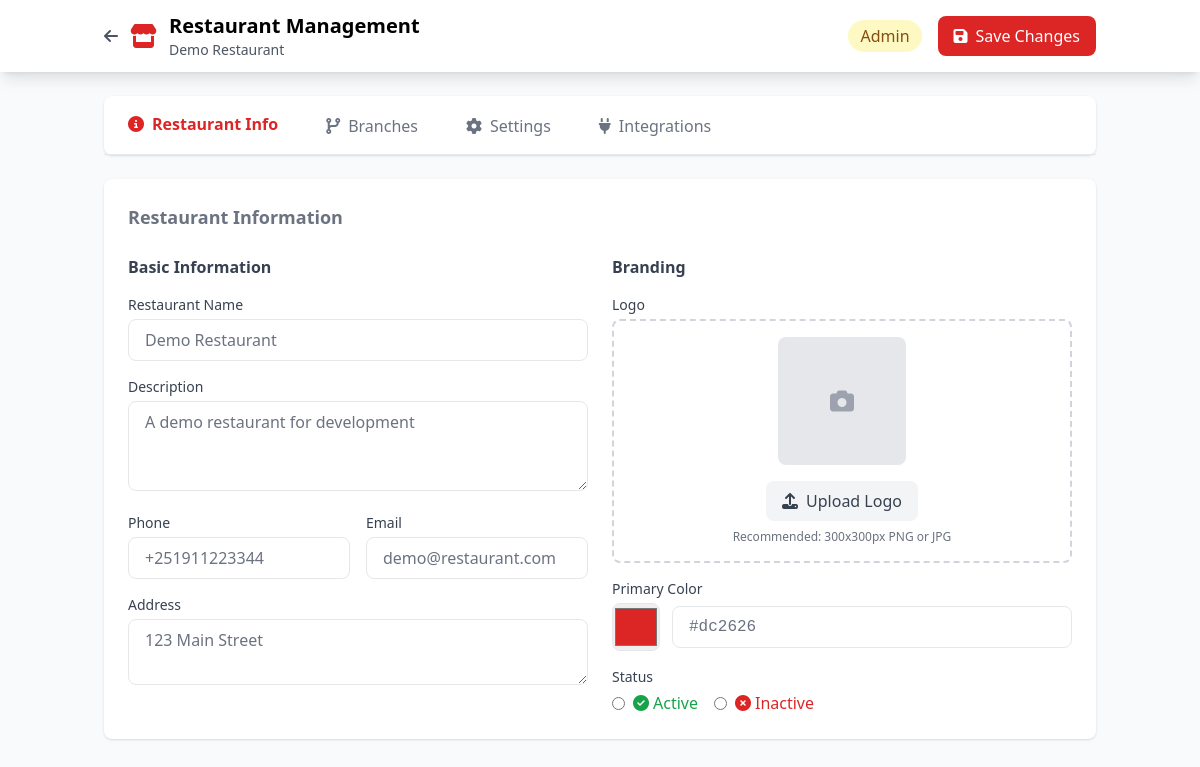
Page /restaurant-admin/restaurant/ (signed in) on the committed database.
### restaurants/models.py (models this page shows, shortened)
class Restaurant(models.Model):
    name = models.CharField(max_length=255)
    description = models.TextField(blank=True)
    logo = models.ImageField(
        upload_to='restaurant_logos/', blank=True, null=True)
    address = models.TextField(blank=True)
    phone = models.CharField(max_length=20, blank=True)
    email = models.EmailField(blank=True)
    config_json = models.JSONField(default=dict, blank=True)
    is_active = models.BooleanField(default=True)
    created_at = models.DateTimeField(auto_now_add=True)
    updated_at = models.DateTimeField(auto_now=True)
    class Meta:
        ordering = ['name']

### accounts/models.py (models this page shows, shortened)
class CustomUser(AbstractUser):
    ROLE_CHOICES = [
        ('admin', 'Admin'),
        ('manager', 'Manager'),
        ('chef', 'Chef'),
        ('waiter', 'Waiter'),
        ('cashier', 'Cashier'),
    ]
    MANAGER_SCOPE_CHOICES = [
        ('branch', 'Single Branch'),
        ('selected', 'Selected Branches'),
        ('restaurant', 'All Restaurant Branches'),
    ]
    role = models.CharField(
        max_length=20, choices=ROLE_CHOICES, default='waiter')
    manager_scope = models.CharField(
        max_length=20,
        choices=MANAGER_SCOPE_CHOICES,
        default='branch',
        blank=True,
        help_text="Data access scope for managers"
    )
    restaurant = models.ForeignKey(
        Restaurant,
        on_delete=models.SET_NULL,
        null=True,
        blank=True,
        related_name='staff'
    )
    branch = models.ForeignKey(
        Branch,
        on_delete=models.SET_NULL,
        null=True,
        blank=True,
        related_name='staff'
    )
    managed_branches = models.ManyToManyField(
        Branch,
        blank=True,
        related_name='assigned_managers',
        help_text="Branches this manager can access (for 'selected' scope)"
    )
    phone = models.CharField(max_length=20, blank=True)
    profile_image = models.ImageField(
        upload_to='profiles/', blank=True, null=True)
    is_active = models.BooleanField(default=True)
    created_at = models.DateTimeField(auto_now_add=True)
    updated_at = models.DateTimeField(auto_now=True)
    class Meta:
        ordering = ['-created_at']

### admin_panel/views.py (the view)
# urls.py: path('restaurant/', views.admin_restaurant_management, name='admin-restaurant'),
@login_required
def admin_restaurant_management(request):
    user = request.user
    if user.role not in ['admin', 'manager']:
        return redirect('waiter-dashboard')
    restaurant = None
    if user.restaurant:
        restaurant = user.restaurant
    elif user.role == 'admin':
        restaurant = Restaurant.objects.first()
    branches = Branch.objects.filter(
        restaurant=restaurant) if restaurant else []
    context = {
        'user': user,
        'restaurant': restaurant,
        'branches': branches,
        'user_role': user.role,
        'days_of_week': ['Monday', 'Tuesday', 'Wednesday', 'Thursday', 'Friday', 'Saturday', 'Sunday'],
    }
    return render(request, 'admin_panel/restaurant_management.html', context)

### admin_panel/templates/admin_panel/restaurant_management.html (shortened to what this page needs)
<!DOCTYPE html>
<html lang="en">
  <head>
    <script src="https://cdn.tailwindcss.com"></script>
    <link
      rel="stylesheet"
      href="https://cdnjs.cloudflare.com/ajax/libs/font-awesome/6.4.0/css/all.min.css"
    />
  </head>
  <body class="bg-gray-50">
    <nav class="bg-white shadow-lg">
      <div class="container mx-auto px-4 py-3">
        <div class="flex justify-between items-center">
          <div class="flex items-center space-x-3">
            <a
              href="{% url 'admin-dashboard' %}"
              class="text-gray-600 hover:text-red-600"
            >
              <i class="fas fa-arrow-left"></i>
            </a>
            <i class="fas fa-store text-2xl text-red-600"></i>
            <div>
              <h1 class="text-xl font-bold">Restaurant Management</h1>
              <p class="text-sm text-gray-600">
                {{ restaurant.name|default:"No Restaurant" }}
              </p>
            </div>
          </div>
          <div class="flex items-center space-x-4">
            <span class="bg-yellow-100 text-yellow-800 px-3 py-1 rounded-full"
              >{{ user_role|title }}</span
            >
            <button
              onclick="saveAllChanges()"
              class="bg-red-600 text-white px-4 py-2 rounded-lg hover:bg-red-700"
            >
              <i class="fas fa-save mr-2"></i>Save Changes
            </button>
          </div>
        </div>
      </div>
    </nav>
    <div class="container mx-auto px-4 py-6">
      <div class="bg-white rounded-lg shadow mb-6">
        <div class="border-b">
          <nav class="flex -mb-px">
            <button
              id="tab-info"
              onclick="switchTab('info')"
              class="tab-active py-4 px-6 text-center border-transparent"
            >
              <i class="fas fa-info-circle mr-2"></i>Restaurant Info
            </button>
            <button
              id="tab-branches"
              onclick="switchTab('branches')"
              class="py-4 px-6 text-center border-transparent text-gray-500 hover:text-gray-700"
            >
              <i class="fas fa-code-branch mr-2"></i>Branches
            </button>
            <button
              id="tab-settings"
              onclick="switchTab('settings')"
              class="py-4 px-6 text-center border-transparent text-gray-500 hover:text-gray-700"
            >
              <i class="fas fa-cog mr-2"></i>Settings
            </button>
            <button
              id="tab-integrations"
              onclick="switchTab('integrations')"
              class="py-4 px-6 text-center border-transparent text-gray-500 hover:text-gray-700"
            >
              <i class="fas fa-plug mr-2"></i>Integrations
            </button>
          </nav>
        </div>
      </div>
      <div id="tab-content">
        <div id="content-info" class="tab-content active">
          <div class="bg-white rounded-lg shadow p-6">
            <h2 class="text-lg font-bold mb-6">Restaurant Information</h2>
            <div class="grid grid-cols-1 md:grid-cols-2 gap-6">
              <div>
                <h3 class="font-bold mb-4 text-gray-700">Basic Information</h3>
                <div class="space-y-4">
                  <div>
                    <label class="block text-sm font-medium text-gray-700 mb-1"
                      >Restaurant Name</label
                    >
                    <input
                      type="text"
                      id="restaurant-name"
                      class="w-full border rounded-lg px-4 py-2 focus:ring-2 focus:ring-red-500 focus:border-transparent"
                      value="{{ restaurant.name|default:'' }}"
                    />
                  </div>
                  <div>
                    <label class="block text-sm font-medium text-gray-700 mb-1"
                      >Description</label
                    >
                    <textarea
                      id="restaurant-description"
                      class="w-full border rounded-lg px-4 py-2 focus:ring-2 focus:ring-red-500 focus:border-transparent"
                      rows="3"
                    >
{{ restaurant.description|default:'' }}</textarea
                    >
                  </div>
                  <div class="grid grid-cols-2 gap-4">
                    <div>
                      <label
                        class="block text-sm font-medium text-gray-700 mb-1"
                        >Phone</label
                      >
                      <input
                        type="tel"
                        id="restaurant-phone"
                        class="w-full border rounded-lg px-4 py-2 focus:ring-2 focus:ring-red-500 focus:border-transparent"
                        value="{{ restaurant.phone|default:'' }}"
                      />
                    </div>
                    <div>
                      <label
                        class="block text-sm font-medium text-gray-700 mb-1"
                        >Email</label
                      >
                      <input
                        type="email"
                        id="restaurant-email"
                        class="w-full border rounded-lg px-4 py-2 focus:ring-2 focus:ring-red-500 focus:border-transparent"
                        value="{{ restaurant.email|default:'' }}"
                      />
                    </div>
                  </div>
                  <div>
                    <label class="block text-sm font-medium text-gray-700 mb-1"
                      >Address</label
                    >
                    <textarea
                      id="restaurant-address"
                      class="w-full border rounded-lg px-4 py-2 focus:ring-2 focus:ring-red-500 focus:border-transparent"
                      rows="2"
                    >
{{ restaurant.address|default:'' }}</textarea
                    >
                  </div>
                </div>
              </div>
              <div>
                <h3 class="font-bold mb-4 text-gray-700">Branding</h3>
                <div class="space-y-4">
                  <div>
                    <label class="block text-sm font-medium text-gray-700 mb-1"
                      >Logo</label
                    >
                    <div
                      class="border-2 border-dashed border-gray-300 rounded-lg p-4 text-center"
                    >
                      <div id="logo-preview" class="mb-4">
                        {% if restaurant.logo %}
                        <img
                          src="{{ restaurant.logo.url }}"
                          alt="Logo"
                          class="w-32 h-32 object-contain mx-auto"
                        />
                        {% else %}
                        <div
                          class="w-32 h-32 bg-gray-200 rounded-lg flex items-center justify-center mx-auto"
                        >
                          <i class="fas fa-camera text-gray-400 text-2xl"></i>
                        </div>
                        {% endif %}
                      </div>
                      <div>
                        <button
                          onclick="document.getElementById('logo-upload').click()"
                          class="bg-gray-100 text-gray-700 px-4 py-2 rounded-lg hover:bg-gray-200"
                        >
                          <i class="fas fa-upload mr-2"></i>Upload Logo
                        </button>
                        <p class="text-xs text-gray-500 mt-2">
                          Recommended: 300x300px PNG or JPG
                        </p>
                      </div>
                    </div>
                  </div>
                  <div>
                    <label class="block text-sm font-medium text-gray-700 mb-1"
                      >Primary Color</label
                    >
                    <div class="flex items-center space-x-3">
                      <input
                        type="color"
                        id="primary-color"
                        class="w-12 h-12 border rounded-lg"
                        value="#dc2626"
                      />
                      <input
                        type="text"
                        id="primary-color-hex"
                        class="flex-1 border rounded-lg px-4 py-2 font-mono"
                        value="#dc2626"
                        placeholder="#RRGGBB"
                      />
                    </div>
                  </div>
                  <div>
                    <label class="block text-sm font-medium text-gray-700 mb-1"
                      >Status</label
                    >
                    <div class="flex items-center space-x-4">
                      <label class="flex items-center">
                        <input
                          type="radio"
                          name="restaurant-status"
                          value="active"
                          class="mr-2"
                          {%
                          if
                          restaurant.is_active
                          %}checked{%
                          endif
                          %}
                        />
                        <span class="text-green-600">
                          <i class="fas fa-check-circle mr-1"></i>Active
                        </span>
                      </label>
                      <label class="flex items-center">
                        <input
                          type="radio"
                          name="restaurant-status"
                          value="inactive"
                          class="mr-2"
                          {%
                          if
                          not
                          restaurant.is_active
                          %}checked{%
                          endif
                          %}
                        />
                        <span class="text-red-600">
                          <i class="fas fa-times-circle mr-1"></i>Inactive
                        </span>
                      </label>
                    </div>
                  </div>
                </div>
              </div>
            </div>
          </div>
        </div>
      </div>
    </div>
  </body>
</html>

### admin_panel/templates/admin_panel/restaurant_management.html (style rules this page uses)
.tab-active { border-bottom: 3px solid #dc2626; color: #dc2626; font-weight: 600; }

### rows in the picture
Restaurant: name "Demo Restaurant", description "A demo restaurant for development", phone "+251911223344", email "demo@restaurant.com", address "123 Main Street"
CustomUser: role "Admin"
